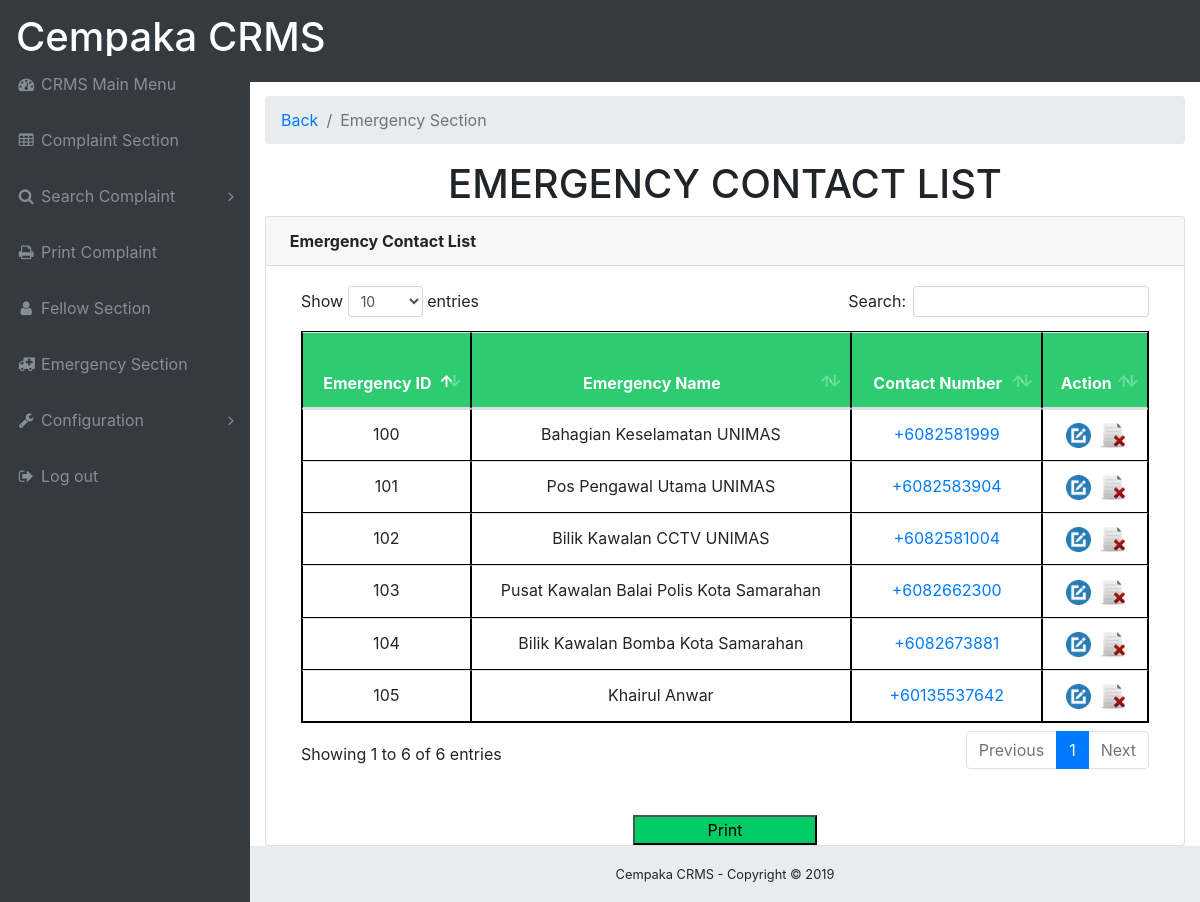
The app's page /emergency_list.php (signed in) with its own data.
### tables this page shows
CREATE TABLE `emergency` (
  `id` int(15) NOT NULL,
  `emergency_id` int(20) NOT NULL,
  `name` varchar(100) NOT NULL,
  `contact_no` varchar(12) NOT NULL,
  `status` int(10) NOT NULL
);

### emergency_list.php (the view, shortened to what this page needs)
<?php
include "connection.php";
?>
<!DOCTYPE html>
<html lang="en">
<head>
  <link href="vendor/bootstrap/css/bootstrap.min.css" rel="stylesheet">
  <link href="vendor/font-awesome/css/font-awesome.min.css" rel="stylesheet" type="text/css">
  <link href="vendor/datatables/dataTables.bootstrap4.css" rel="stylesheet">
  <link href="includes/css/sb-admin.css" rel="stylesheet">
</head>
<body class="fixed-nav sticky-footer bg-dark" id="page-top">
<?php
include 'menu.php';
?>
<br>
<div class="content-wrapper">
    <div class="container-fluid">
      <ol class="breadcrumb">
        <li class="breadcrumb-item">
          <a href="emergency.php">Back</a>
        </li>
        <li class="breadcrumb-item active">Emergency Section</li>
      </ol>
  <center><h1 style="">EMERGENCY CONTACT LIST</h1></center>
<?php
  $sql="SELECT * FROM emergency WHERE status='1'";
  $res=$link->query($sql);
  if ($res->num_rows>0)
  {
      echo "
        <div class=card mb-3>
        <div class=card-header>
        <i class=fa fa-table></i><strong> Emergency Contact List </strong></div>
        <div class=card-body>
        <div class=table-responsive>
      <table class=table table-bordered id=dataTable width=100% cellspacing=0>
        <thead>
                        <tr>
                            <th>Emergency ID</th>
                            <th>Emergency Name</th>
                            <th>Contact Number</th>
                            <th>Action</th>
                        </tr>
        </thead>
<tbody>
                        ";
                        while ($row=$res->fetch_assoc())
                        {
                           echo"
                          <tr>
  <td><center>".$row["emergency_id"]."</center></td>
  <td><center>".$row["name"]."</center></td>
  <td><center><a href='tel:+6".$row["contact_no"]."'>+6".$row["contact_no"]."</a></center></td>
  <td><center><a href='update_emergency_contact.php?id=".$row["emergency_id"]."'><img src=includes/img/edit.png width=25 height=25></a>&nbsp
      <a href='delete_emergency_contact.php?id=".$row["emergency_id"]."'><img src=includes/img/deleted.ico width=25 height=25></a></center>
  </td>
                           </tr>
                           ";
                        }
                        echo " <?php }?>
              </tbody>
            </table>";
                   }
?>
<br>
          </div>
        </div>
       <form></strong><center><button href="#" class="easyui-linkbutton" plain="true" iconCls="icon-print" onclick="docPrint()" style="background-color: #00CC66; width: 20%;">Print</button></center></form>
    </div>
    <footer class="sticky-footer">
      <div class="container">
        <div class="text-center">
          <small>Cempaka CRMS - Copyright © 2019</small>
        </div>
      </div>
    </footer>
  </div>
</body>
</html>

### menu.php (shortened to what this page needs)
<?php
echo '
  <nav class="navbar navbar-expand-lg navbar-dark bg-dark fixed-top" id="mainNav">
  <a class="navbar-brand" href="homepage.php"> <h1>Cempaka CRMS</h1>
</a>
     <div class="collapse navbar-collapse" id="navbarResponsive">
      <ul class="navbar-nav navbar-sidenav" id="exampleAccordion">
        <li class="nav-item" data-toggle="tooltip" data-placement="right" title="Dashboard">
          <a class="nav-link" href="homepage.php">
            <i class="fa fa-fw fa-dashboard"></i>
            <span class="nav-link-text">CRMS Main Menu</span>
          </a>
        </li>
        <li class="nav-item" data-toggle="tooltip" data-placement="right" title="Tables">
          <a class="nav-link" href="complaint.php">
            <i class="fa fa-fw fa-table"></i>
            <span class="nav-link-text">Complaint Section</span>
          </a>
        </li>
        <li class="nav-item" data-toggle="tooltip" data-placement="right" title="Components">
          <a class="nav-link nav-link-collapse collapsed" data-toggle="collapse" href="#collapseComponents" data-parent="#exampleAccordion">
            <i class="fa fa-fw fa-search"></i>
            <span class="nav-link-text">Search Complaint</span>
          </a>
        </li>
        <li class="nav-item" data-toggle="tooltip" data-placement="right" title="Tables">
          <a class="nav-link" href="print_interface.php">
            <i class="fa fa-fw fa-print"></i>
            <span class="nav-link-text">Print Complaint</span>
          </a>
        </li>
        <li class="nav-item" data-toggle="tooltip" data-placement="right" title="Tables">
          <a class="nav-link" href="fellow.php">
            <i class="fa fa-fw fa-user"></i>
            <span class="nav-link-text">Fellow Section</span>
          </a>
        </li>
        <li class="nav-item" data-toggle="tooltip" data-placement="right" title="Tables">
          <a class="nav-link" href="emergency.php">
            <i class="fa fa-fw fa-ambulance"></i>
            <span class="nav-link-text">Emergency Section</span>
          </a>
        </li>
        <li class="nav-item" data-toggle="tooltip" data-placement="right" title="Example Pages">
          <a class="nav-link nav-link-collapse collapsed" data-toggle="collapse" href="#collapseExamplePages" data-parent="#exampleAccordion">
            <i class="fa fa-fw fa-wrench"></i>
            <span class="nav-link-wrench">Configuration</span>
          </a>
        </li>
         <li class="nav-item" data-toggle="tooltip" data-placement="right" title="Tables">
          <a class="nav-link" href="logout.php">
            <i class="fa fa-fw fa-sign-out"></i>
            <span class="nav-link-text">Log out</span>
          </a>
        </li>
      </ul>
    </div>
  </nav>
';
?>

### includes/css/sb-admin.css (style rules this page uses)
html { position: relative; min-height: 100%; }
body { overflow-x: hidden; }
body.sticky-footer { margin-bottom: 56px; }
body.sticky-footer .content-wrapper { min-height: calc(100vh - 56px - 56px); }
body.fixed-nav { padding-top: 56px; }
.content-wrapper { min-height: calc(100vh - 56px); padding-top: 1rem; }
#mainNav .navbar-collapse { overflow: auto; max-height: 75vh; }
#mainNav .navbar-collapse .navbar-nav .nav-item .nav-link { cursor: pointer; }
#mainNav .navbar-collapse .navbar-sidenav .nav-link-collapse:after { float: right; content: '\f107'; font-family: 'FontAwesome'; }
#mainNav .navbar-collapse .navbar-sidenav .nav-link-collapse.collapsed:after { content: '\f105'; }
@media (min-width: 992px) { #mainNav .navbar-brand { width: 250px; } }
@media (min-width: 992px) { #mainNav .navbar-collapse { overflow: visible; max-height: none; } }
@media (min-width: 992px) { #mainNav .navbar-collapse .navbar-sidenav { position: absolute; top: 0; left: 0; -webkit-flex-direction: column; -ms-flex-direction: column; flex-direction: column; margin-top: 56px; } }
@media (min-width: 992px) { #mainNav .navbar-collapse .navbar-sidenav > .nav-item { width: 250px; padding: 0; } }
@media (min-width: 992px) { #mainNav .navbar-collapse .navbar-sidenav > .nav-item > .nav-link { padding: 1em; } }
@media (min-width: 992px) { #mainNav.fixed-top .navbar-sidenav { height: calc(100vh - 112px); } }
.content-wrapper { overflow-x: hidden; background: white; }
@media (min-width: 992px) { .content-wrapper { margin-left: 250px; } }
#mainNav.navbar-dark .navbar-collapse .navbar-sidenav .nav-link-collapse:after { color: #868e96; }
#mainNav.navbar-dark .navbar-collapse .navbar-sidenav > .nav-item > .nav-link { color: #868e96; }
@media (min-width: 992px) { #mainNav.navbar-dark .navbar-collapse .navbar-sidenav { background: #343a40; } }
footer.sticky-footer { position: absolute; right: 0; bottom: 0; width: 100%; height: 56px; background-color: #e9ecef; line-height: 55px; }
@media (min-width: 992px) { footer.sticky-footer { width: calc(100% - 250px); } }
@media (min-width: 992px) { .container { width:80%; margin:auto; overflow:hidden; } }
@media (min-width: 992px) { ul { margin:0; padding:0; } }

### emergency_list.php (style rules this page uses)
table, td, th { border: 1px solid black; }
.table { border-collapse: collapse; width: 90%; background-color: white; }
th { height: 50px; text-align: center; background-color: #2ECC71; color: white; }

### records on screen
emergency: emergency "100", name "Bahagian Keselamatan UNIMAS", contact_no "082581999"
emergency: emergency "101", name "Pos Pengawal Utama UNIMAS", contact_no "082583904"
emergency: emergency "102", name "Bilik Kawalan CCTV UNIMAS", contact_no "082581004"
emergency: emergency "103", name "Pusat Kawalan Balai Polis Kota Samarahan", contact_no "082662300"
emergency: emergency "104", name "Bilik Kawalan Bomba Kota Samarahan", contact_no "082673881"
emergency: emergency "105", name "Khairul Anwar", contact_no "0135537642"
